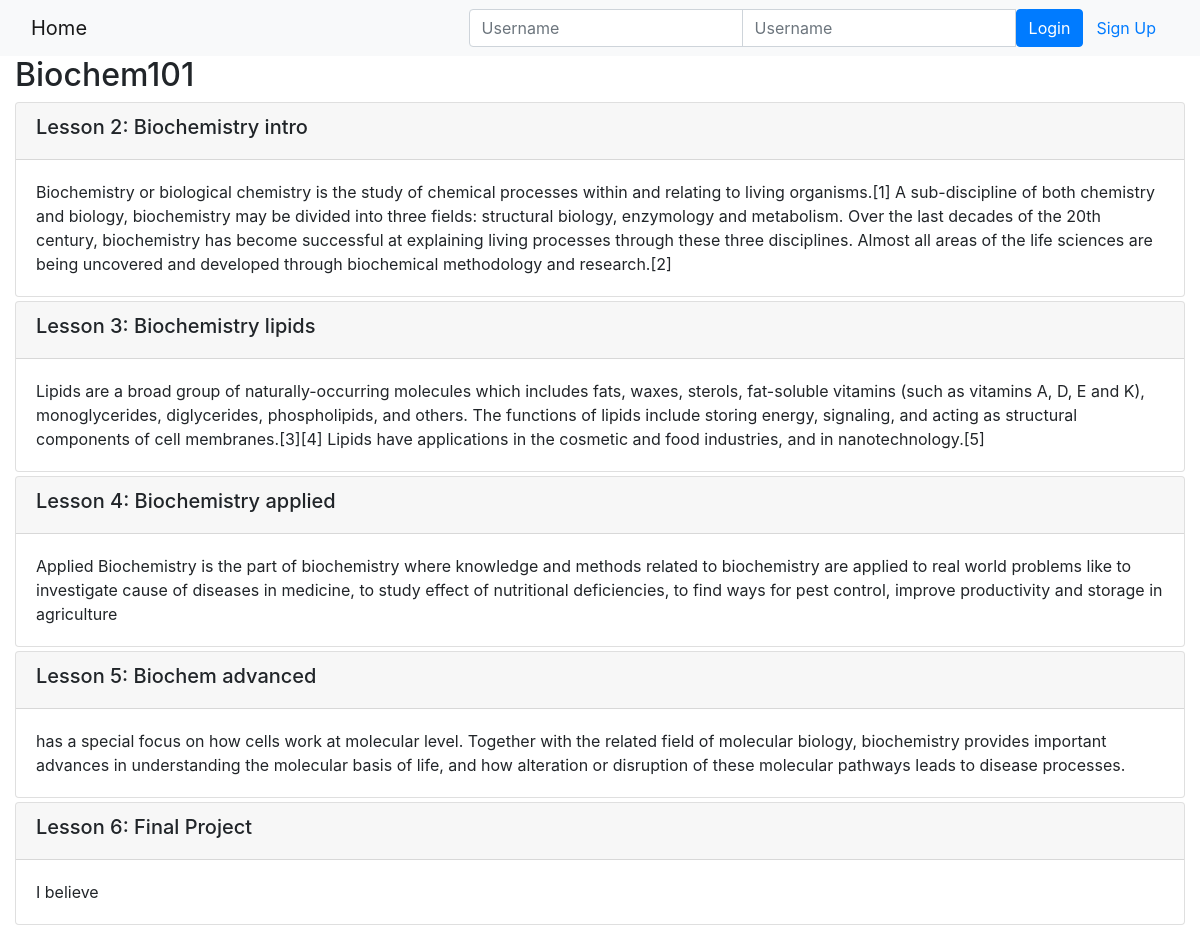
Page /onlinecourse/1/ on the committed database.
### onlinecourse/models.py (models this page shows, shortened)
class Course(models.Model):
    name = models.CharField(null=False, max_length=30, default='online course')
    image = models.ImageField(upload_to='course_images/')
    description = models.CharField(max_length=1000)
    pub_date = models.DateField(null=True)
    instructors = models.ManyToManyField(Instructor)
    users = models.ManyToManyField(settings.AUTH_USER_MODEL, through='Enrollment')
    total_enrollment = models.IntegerField(default=0)
    is_enrolled = False

class Lesson(models.Model):
    title = models.CharField(max_length=200, default="title")
    order = models.IntegerField(default=0)
    course = models.ForeignKey(Course, on_delete=models.CASCADE)
    content = models.TextField()

### onlinecourse/views.py (the view)
# urls.py: path('<int:pk>/', views.CourseDetailView.as_view(), name='course_details'),
class CourseDetailView(generic.DetailView):
    model = Course
    template_name = 'onlinecourse/course_detail_bootstrap.html'

### onlinecourse/templates/onlinecourse/course_detail_bootstrap.html (shortened to what this page needs)
<!DOCTYPE html>
<html lang="en">
<head>
     {% load static %}
    <link rel="stylesheet" href="https://maxcdn.bootstrapcdn.com/bootstrap/4.5.2/css/bootstrap.min.css">
</head>
<body>
    <nav class="navbar navbar-light bg-light">
        <div class="container-fluid">
            <div class="navbar-header">
                  <a class="navbar-brand" href="{% url 'onlinecourse:index' %}">Home</a>
            </div>
            <ul class="nav navbar-nav navbar-right">
                {% if user.is_authenticated %}
                <li>
                    <a class="btn btn-link" href="#">{{ user.first_name }}({{ user.username }})</a>
                    <a class="btn btn-link" href="{% url 'onlinecourse:logout' %}">Logout</a>
                </li>
                {% else %}
                <li>
                    <form class="form-inline" action="{% url 'onlinecourse:login' %}" method="post">
                        <div class="input-group">
                            <input type="text" class="form-control" placeholder="Username" name="username" >
                            <input type="password" class="form-control" placeholder="Username" name="psw" >
                            <button class="btn btn-primary" type="submit">Login</button>
                            <a class="btn btn-link" href="{% url 'onlinecourse:registration' %}">Sign Up</a>
                        </div>
                    </form>
                </li>
                {% endif %}
            </ul>
        </div>
    </nav>
    <div class="container-fluid">
            <h2>{{ course.name }}</h2>
            <div class="card-columns-vertical">
                {% for lesson in course.lesson_set.all %}
                    <div class="card mt-1">
                        <div class="card-header"><h5>Lesson {{lesson.order|add:1}}: {{lesson.title}}</h5></div>
                        <div class="card-body">{{lesson.content}}</div>
                    </div>
                {% endfor %}
            </div>
    </div>
</body>
</html>

### rows in the picture
Course: name "Biochem101"
Lesson: order|add "2", title "Biochemistry intro", content "Biochemistry or biological chemistry is the study of chemical processes within and relating to living organisms.[1] A sub-discipline of both chemistry and biology, biochemistry may be divided into three fields: structural biology, enzymology and metabolism. Over the last decades of the 20th century, biochemistry has become successful at explaining living processes through these three disciplines. Almost all areas of the life sciences are being uncovered and developed through biochemical methodology and research.[2]"
Lesson: order|add "3", title "Biochemistry lipids", content "Lipids are a broad group of naturally-occurring molecules which includes fats, waxes, sterols, fat-soluble vitamins (such as vitamins A, D, E and K), monoglycerides, diglycerides, phospholipids, and others. The functions of lipids include storing energy, signaling, and acting as structural components of cell membranes.[3][4] Lipids have applications in the cosmetic and food industries, and in nanotechnology.[5]"
Lesson: order|add "4", title "Biochemistry applied", content "Applied Biochemistry is the part of biochemistry where knowledge and methods related to biochemistry are applied to real world problems like to investigate cause of diseases in medicine, to study effect of nutritional deficiencies, to find ways for pest control, improve productivity and storage in agriculture"
Lesson: order|add "5", title "Biochem advanced", content "has a special focus on how cells work at molecular level. Together with the related field of molecular biology, biochemistry provides important advances in understanding the molecular basis of life, and how alteration or disruption of these molecular pathways leads to disease processes."
Lesson: order|add "6", title "Final Project", content "I believe"
